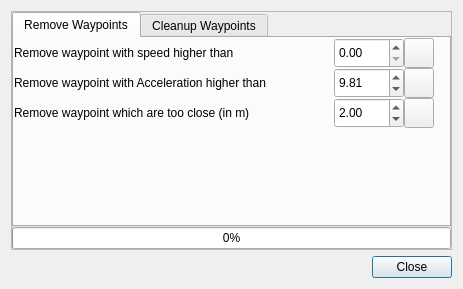
<?xml version="1.0" encoding="UTF-8"?>
<ui version="4.0">
 <class>FilterCleanupDialog</class>
 <widget class="QDialog" name="FilterCleanupDialog">
  <property name="windowModality">
   <enum>Qt::ApplicationModal</enum>
  </property>
  <property name="geometry">
   <rect>
    <x>0</x>
    <y>0</y>
    <width>463</width>
    <height>289</height>
   </rect>
  </property>
  <property name="windowTitle">
   <string>Dialog</string>
  </property>
  <layout class="QVBoxLayout" name="verticalLayout">
   <item>
    <widget class="QFrame" name="frame">
     <property name="sizePolicy">
      <sizepolicy hsizetype="Preferred" vsizetype="MinimumExpanding">
       <horstretch>0</horstretch>
       <verstretch>0</verstretch>
      </sizepolicy>
     </property>
     <property name="frameShape">
      <enum>QFrame::StyledPanel</enum>
     </property>
     <property name="frameShadow">
      <enum>QFrame::Raised</enum>
     </property>
     <layout class="QVBoxLayout" name="verticalLayout_2">
      <property name="spacing">
       <number>0</number>
      </property>
      <property name="margin">
       <number>0</number>
      </property>
      <item>
       <widget class="QTabWidget" name="tabWidget">
        <property name="currentIndex">
         <number>0</number>
        </property>
        <widget class="QWidget" name="tabWidgetPage1" native="true">
         <attribute name="title">
          <string>Remove Waypoints</string>
         </attribute>
         <widget class="QLabel" name="label">
          <property name="geometry">
           <rect>
            <x>0</x>
            <y>0</y>
            <width>291</width>
            <height>30</height>
           </rect>
          </property>
          <property name="text">
           <string>Remove waypoint with speed higher than</string>
          </property>
         </widget>
         <widget class="QDoubleSpinBox" name="doubleSpinBox">
          <property name="geometry">
           <rect>
            <x>320</x>
            <y>0</y>
            <width>70</width>
            <height>30</height>
           </rect>
          </property>
          <property name="maximum">
           <double>9999999.000000000000000</double>
          </property>
         </widget>
         <widget class="QToolButton" name="toolButtonRemoveHighSpeed">
          <property name="geometry">
           <rect>
            <x>390</x>
            <y>0</y>
            <width>30</width>
            <height>30</height>
           </rect>
          </property>
          <property name="icon">
           <iconset resource="../../GPSBook/icons.qrc">
            <normaloff>:/icons/resources/media-playback-start.png</normaloff>:/icons/resources/media-playback-start.png</iconset>
          </property>
         </widget>
         <widget class="QLabel" name="label_3">
          <property name="geometry">
           <rect>
            <x>0</x>
            <y>30</y>
            <width>321</width>
            <height>30</height>
           </rect>
          </property>
          <property name="text">
           <string>Remove waypoint with Acceleration higher than</string>
          </property>
         </widget>
         <widget class="QDoubleSpinBox" name="doubleSpinBoxAcceleration">
          <property name="geometry">
           <rect>
            <x>320</x>
            <y>30</y>
            <width>70</width>
            <height>30</height>
           </rect>
          </property>
          <property name="maximum">
           <double>9999999.000000000000000</double>
          </property>
          <property name="value">
           <double>9.810000000000000</double>
          </property>
         </widget>
         <widget class="QToolButton" name="toolButtonRemoveHighSpeedRemoveHighAcceleration">
          <property name="geometry">
           <rect>
            <x>390</x>
            <y>30</y>
            <width>30</width>
            <height>30</height>
           </rect>
          </property>
          <property name="icon">
           <iconset resource="../../GPSBook/icons.qrc">
            <normaloff>:/icons/resources/media-playback-start.png</normaloff>:/icons/resources/media-playback-start.png</iconset>
          </property>
         </widget>
         <widget class="QLabel" name="label_4">
          <property name="geometry">
           <rect>
            <x>0</x>
            <y>60</y>
            <width>321</width>
            <height>30</height>
           </rect>
          </property>
          <property name="text">
           <string>Remove waypoint which are too close (in m)</string>
          </property>
         </widget>
         <widget class="QDoubleSpinBox" name="doubleSpinBoxRadius">
          <property name="geometry">
           <rect>
            <x>320</x>
            <y>60</y>
            <width>70</width>
            <height>30</height>
           </rect>
          </property>
          <property name="maximum">
           <double>9999999.000000000000000</double>
          </property>
          <property name="value">
           <double>2.000000000000000</double>
          </property>
         </widget>
         <widget class="QToolButton" name="toolButtonRemoveHighSpeedRemoveRadius">
          <property name="geometry">
           <rect>
            <x>390</x>
            <y>60</y>
            <width>30</width>
            <height>30</height>
           </rect>
          </property>
          <property name="icon">
           <iconset resource="../../GPSBook/icons.qrc">
            <normaloff>:/icons/resources/media-playback-start.png</normaloff>:/icons/resources/media-playback-start.png</iconset>
          </property>
         </widget>
        </widget>
        <widget class="QWidget" name="tabWidgetPage2" native="true">
         <attribute name="title">
          <string>Cleanup Waypoints</string>
         </attribute>
         <widget class="QToolButton" name="toolButtonRemoveDesc">
          <property name="geometry">
           <rect>
            <x>360</x>
            <y>0</y>
            <width>30</width>
            <height>30</height>
           </rect>
          </property>
          <property name="icon">
           <iconset resource="../../GPSBook/icons.qrc">
            <normaloff>:/icons/resources/media-playback-start.png</normaloff>:/icons/resources/media-playback-start.png</iconset>
          </property>
         </widget>
         <widget class="QLabel" name="label_2">
          <property name="geometry">
           <rect>
            <x>1</x>
            <y>0</y>
            <width>361</width>
            <height>30</height>
           </rect>
          </property>
          <property name="text">
           <string>Remove descriptions</string>
          </property>
         </widget>
        </widget>
       </widget>
      </item>
      <item>
       <widget class="QProgressBar" name="progressBar">
        <property name="value">
         <number>0</number>
        </property>
       </widget>
      </item>
     </layout>
    </widget>
   </item>
   <item>
    <widget class="QDialogButtonBox" name="buttonBox">
     <property name="orientation">
      <enum>Qt::Horizontal</enum>
     </property>
     <property name="standardButtons">
      <set>QDialogButtonBox::Close</set>
     </property>
    </widget>
   </item>
  </layout>
 </widget>
 <resources>
  <include location="../../GPSBook/icons.qrc"/>
 </resources>
 <connections>
  <connection>
   <sender>buttonBox</sender>
   <signal>accepted()</signal>
   <receiver>FilterCleanupDialog</receiver>
   <slot>accept()</slot>
   <hints>
    <hint type="sourcelabel">
     <x>248</x>
     <y>254</y>
    </hint>
    <hint type="destinationlabel">
     <x>157</x>
     <y>274</y>
    </hint>
   </hints>
  </connection>
  <connection>
   <sender>buttonBox</sender>
   <signal>rejected()</signal>
   <receiver>FilterCleanupDialog</receiver>
   <slot>reject()</slot>
   <hints>
    <hint type="sourcelabel">
     <x>316</x>
     <y>260</y>
    </hint>
    <hint type="destinationlabel">
     <x>286</x>
     <y>274</y>
    </hint>
   </hints>
  </connection>
 </connections>
</ui>
